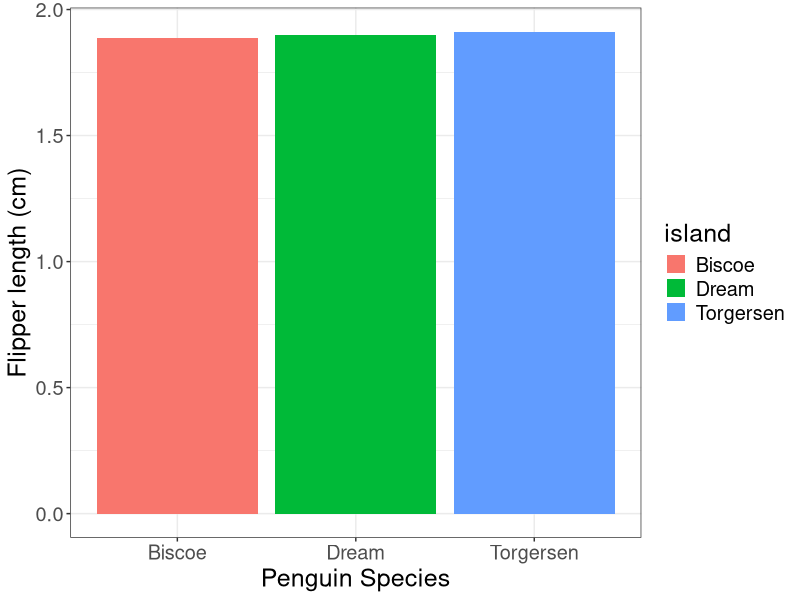

Recreate this plot in R.
## ---- chunk 1
#| echo: true
#| message: false
#| warning: false
library(tidyverse)
library(palmerpenguins)

# Clean up the dataset and prep for summarizing and visualizing
penguins_clean <- penguins |>
    ## Drop `NAs` from the flipper_length_mm column (the variable we are interested in) 
    drop_na(flipper_length_mm) |>
    ## Create a new column: flipper_length_cm (converting mm to cm)
    mutate(flipper_length_cm = flipper_length_mm/100) |>
    ## Filter for only the Adelie species and select only the required columns for our question (island, flipper_length_cm)
    filter(species == "Adelie") |>
    select(island, flipper_length_cm)

# Print the head of the tidy penguins dataset
head(penguins_clean)
## ---- chunk 2
penguins_summary <- penguins_clean |>
    group_by(island) |>
    summarise(mean_flipper_length_cm = mean(flipper_length_cm)) 
## ---- chunk 3
#| echo: true
#| label: fig-Adelie-penguin-flipper-R
#| table-cap: "Flipper length of species for the Adelie species"
ggplot(data = penguins_summary, mapping = aes(x = island, 
                                      y = mean_flipper_length_cm,
                                     fill = island)) +
    geom_col(size = 2) +
    xlab("Penguin Species") +
    ylab("Flipper length (cm)") +
    theme_bw() +
    theme(text = element_text(size = 18))
